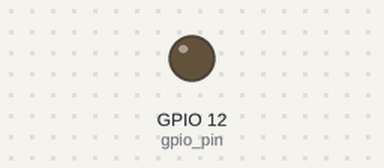
Bench run of a program on a simulated Raspberry Pi (BCM pin numbers). On the bench: output pins drawn as LEDs (lit = HIGH). The clock reads 2024-03-15 10:24:30 at power-on unless the program sets it.

Above: at 0.15 s.
Timing chart, 0 to 1.6 s (numbered marks = the images above):
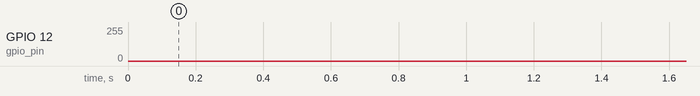

The program:

pwm-sin.py
```python
import pwm_dac as pwm
import signal_generator as sg
import time

amplitude = 3.2
signal_frequency = 10
sampling_frequency = 1000
gpio_pin = 12
pwm_frequency = 500
dynamic_range = 3.298

try:
    dac = pwm.PWM_DAC( gpio_pin, pwm_frequency, dynamic_range, False)
    start_time = time.time()

    while True:
        current_time = time.time() - start_time

        sin_value = sg.get_sin_wave_amplitude(
            signal_frequency,
            current_time
        )

        voltage = amplitude * sin_value

        dac.set_voltage(voltage)

        sg.wait_for_sampling_period(sampling_frequency)
except KeyboardInterrupt:
    print("\nПограмма завершилась")
finally:
    dac.deinit()
```

pwm_dac.py
```python
import RPi.GPIO as GPIO


class PWM_DAC:
    def __init__(self, gpio_pin, pwm_frequency, dynamic_range, verbose=False):
        self.gpio_pin = gpio_pin
        self.pwm_frequency = pwm_frequency
        self.dynamic_range = dynamic_range
        self.verbose = verbose

        GPIO.setmode(GPIO.BCM)
        GPIO.setup(self.gpio_pin, GPIO.OUT)

        self.pwm = GPIO.PWM(self.gpio_pin, self.pwm_frequency)
        self.pwm.start(0)

        if self.verbose:
            print(
                f"PWM DAC инициализирован:"
                f" GPIO={gpio_pin}, F={pwm_frequency} Гц"
            )

    def deinit(self):
        self.pwm.ChangeDutyCycle(0)
        self.pwm.stop()
        GPIO.cleanup()

        if self.verbose:
            print("PWM DAC остановлен")

    def set_voltage(self, voltage):
        if not (0.0 <= voltage <= self.dynamic_range):
            print(f"Напряжение выходит за динамический диапазон ЦАП (0.00 - {self.dynamic_range:.2f} В)")
            print("Устанавливаем 0.0 В")
            voltage = 0.0

        duty_cycle = voltage / self.dynamic_range * 100

        self.pwm.ChangeDutyCycle(duty_cycle)

        if self.verbose:
            print(
                f"Напряжение: {voltage:.3f} В, "
                f"скважность: {duty_cycle:.2f}%"
            )


if __name__ == "__main__":
    try:
        dac = PWM_DAC(12, 10, 3.298, True)

        while True:
            try:
                voltage = float(input("Введите напряжение в Вольтах: "))
                dac.set_voltage(voltage)

            except ValueError:
                print("Вы ввели не число. Попробуйте ещё раз\n")

    finally:
        dac.deinit()
```

signal_generator.py
```python
import numpy as np
import time


def get_sin_wave_amplitude(freq, time_value):
    value = np.sin(2 * np.pi * freq * time_value)
    value = value + 1
    value = value / 2
    return value

def wait_for_sampling_period(sampling_frequency):
    period = 1 / sampling_frequency
    time.sleep(period)
```
